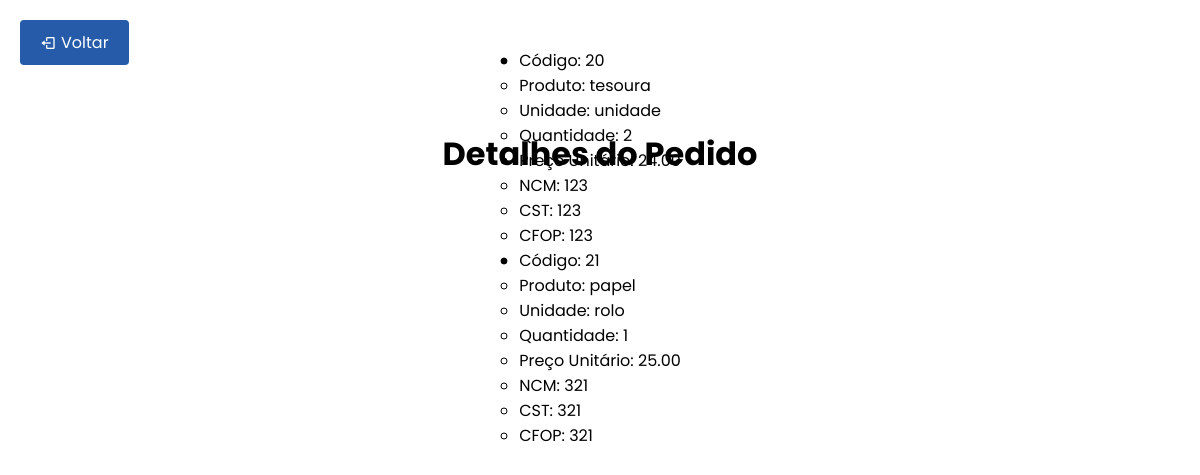
/SENAI_LOGISTICA/homeProf/itens/buscarpedido.php?pedido_id=1, run on the app's committed database.
### tables this page shows
CREATE TABLE `produtos` (
  `id` int(11) NOT NULL,
  `pedido_id` int(11) DEFAULT NULL,
  `cod_prod` varchar(255) NOT NULL,
  `nome_produto` varchar(255) NOT NULL,
  `un_prod` varchar(50) DEFAULT NULL,
  `qtd_prod` int(11) DEFAULT NULL,
  `rsunit_prod` decimal(10,2) DEFAULT NULL,
  `ncm_prod` varchar(50) DEFAULT NULL,
  `cst_prod` varchar(50) DEFAULT NULL,
  `cfop_prod` varchar(50) DEFAULT NULL
);

### SENAI_LOGISTICA/homeProf/itens/buscarpedido.php (the view, shortened to what this page needs)
<!DOCTYPE html>
<html lang='pt-br'>
<head>
    <link rel="stylesheet" href="../../home/movimentacao/docar.css">
    <link href='https://unpkg.com/boxicons@2.1.4/css/boxicons.min.css' rel='stylesheet'>
    <link rel="stylesheet" href="https://cdnjs.cloudflare.com/ajax/libs/font-awesome/6.5.2/css/all.min.css">
</head>
<body>
    <a class="back-button" onclick="window.history.back();"><i class='bx bx-log-out'></i> Voltar</a>
    <div class="container">
        <h1>Detalhes do Pedido</h1>
        <ul class="produto-list">
            <?php
            $servername = "localhost";
            $username = "root";
            $password = "root";
            $dbname = "senai";
            $conn = new mysqli($servername, $username, $password, $dbname);
            if (isset($_GET['pedido_id'])) {
                $pedido_id = $_GET['pedido_id'];
                $sql_produtos = "SELECT * FROM produtos WHERE pedido_id = '$pedido_id'";
                $result_produtos = $conn->query($sql_produtos);
                if ($result_produtos->num_rows > 0) {
                    while ($row_produtos = $result_produtos->fetch_assoc()) {
                        echo "<li class='produto-item'>";
                        echo "  <ul class='produto-info'>";
                        echo "    <li class='produto-cod'>Código: " . $row_produtos["cod_prod"] . "</li>";
                        echo "    <li class='produto-nome'>Produto: " . $row_produtos["nome_produto"] . "</li>";
                        echo "    <li class='produto-un'>Unidade: " . $row_produtos["un_prod"] . "</li>";
                        echo "    <li class='produto-quantidade'>Quantidade: " . $row_produtos["qtd_prod"] . "</li>";
                        echo "    <li class='produto-rsunit'>Preço Unitário: " . $row_produtos["rsunit_prod"] . "</li>";
                        echo "    <li class='produto-ncm'>NCM: " . $row_produtos["ncm_prod"] . "</li>";
                        echo "    <li class='produto-cst'>CST: " . $row_produtos["cst_prod"] . "</li>";
                        echo "    <li class='produto-cfop'>CFOP: " . $row_produtos["cfop_prod"] . "</li>";
                        echo "  </ul>";
                        echo "</li>";
                    }
                } else {
                    echo "<li>Nenhum produto encontrado para este pedido.</li>";
                }
            } else {
                echo "<li>Erro: Pedido ID não fornecido.</li>";
            }
            ?>
        </ul>
    </div>
</body>
</html>

### SENAI_LOGISTICA/home/movimentacao/docar.css (style rules this page uses)
* { font-family: "Poppins", sans-serif; box-sizing: border-box; padding: 0; margin: 0; }
.container { display: flex; flex-direction: column; justify-content: center; align-items: center; height: 100%; width: 100%; }
.back-button { position: absolute; top: 20px; left: 20px; background-color: rgb(37, 91, 168); color: #ffffff; padding: 10px 20px; text-decoration: none; border-radius: 4px; display: flex; align-items: center; cursor: pointer; }
.back-button i { margin-right: 5px; }
h1 { position: relative; top: 130px; }

### data on the page
produtos: cod_prod "20", nome_produto "tesoura", un_prod "unidade", qtd_prod "2", rsunit_prod "24.00", ncm_prod "123", cst_prod "123", cfop_prod "123"
produtos: cod_prod "21", nome_produto "papel", un_prod "rolo", qtd_prod "1", rsunit_prod "25.00", ncm_prod "321", cst_prod "321", cfop_prod "321"
